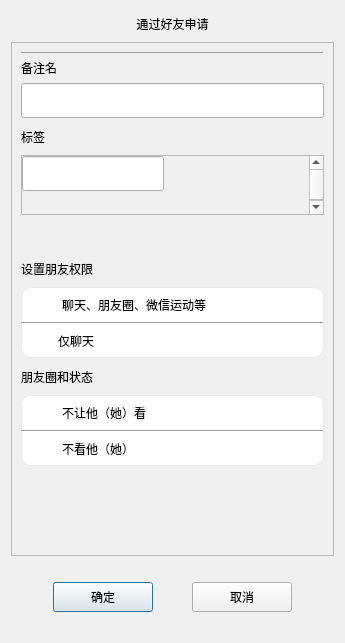
<?xml version="1.0" encoding="UTF-8"?>
<ui version="4.0">
 <class>AuthenFriendDialog</class>
 <widget class="QDialog" name="AuthenFriendDialog">
  <property name="geometry">
   <rect>
    <x>0</x>
    <y>0</y>
    <width>345</width>
    <height>643</height>
   </rect>
  </property>
  <property name="windowTitle">
   <string>Dialog</string>
  </property>
  <layout class="QVBoxLayout" name="verticalLayout">
   <item>
    <widget class="QLabel" name="apply_lb">
     <property name="minimumSize">
      <size>
       <width>0</width>
       <height>25</height>
      </size>
     </property>
     <property name="maximumSize">
      <size>
       <width>16777215</width>
       <height>25</height>
      </size>
     </property>
     <property name="text">
      <string>通过好友申请</string>
     </property>
     <property name="alignment">
      <set>Qt::AlignCenter</set>
     </property>
    </widget>
   </item>
   <item>
    <widget class="QScrollArea" name="scrollArea">
     <property name="minimumSize">
      <size>
       <width>0</width>
       <height>500</height>
      </size>
     </property>
     <property name="maximumSize">
      <size>
       <width>16777215</width>
       <height>16777215</height>
      </size>
     </property>
     <property name="widgetResizable">
      <bool>true</bool>
     </property>
     <widget class="QWidget" name="scrollcontent">
      <property name="geometry">
       <rect>
        <x>0</x>
        <y>0</y>
        <width>325</width>
        <height>498</height>
       </rect>
      </property>
      <layout class="QVBoxLayout" name="verticalLayout_2">
       <property name="spacing">
        <number>0</number>
       </property>
       <property name="leftMargin">
        <number>0</number>
       </property>
       <property name="topMargin">
        <number>0</number>
       </property>
       <property name="rightMargin">
        <number>0</number>
       </property>
       <property name="bottomMargin">
        <number>0</number>
       </property>
       <item>
        <widget class="QWidget" name="apply_wid" native="true">
         <layout class="QVBoxLayout" name="verticalLayout_3">
          <property name="topMargin">
           <number>9</number>
          </property>
          <property name="bottomMargin">
           <number>9</number>
          </property>
          <item>
           <widget class="Line" name="h_line">
            <property name="minimumSize">
             <size>
              <width>0</width>
              <height>1</height>
             </size>
            </property>
            <property name="maximumSize">
             <size>
              <width>16777215</width>
              <height>1</height>
             </size>
            </property>
            <property name="styleSheet">
             <string notr="true">background-color: rgb(234, 234, 234);</string>
            </property>
            <property name="frameShadow">
             <enum>QFrame::Raised</enum>
            </property>
            <property name="lineWidth">
             <number>1</number>
            </property>
            <property name="orientation">
             <enum>Qt::Horizontal</enum>
            </property>
           </widget>
          </item>
          <item>
           <widget class="QLabel" name="label_2">
            <property name="minimumSize">
             <size>
              <width>25</width>
              <height>0</height>
             </size>
            </property>
            <property name="maximumSize">
             <size>
              <width>16777215</width>
              <height>25</height>
             </size>
            </property>
            <property name="text">
             <string>备注名</string>
            </property>
           </widget>
          </item>
          <item>
           <widget class="CustomizeEdit" name="back_ed">
            <property name="minimumSize">
             <size>
              <width>0</width>
              <height>35</height>
             </size>
            </property>
            <property name="maximumSize">
             <size>
              <width>16777215</width>
              <height>35</height>
             </size>
            </property>
           </widget>
          </item>
          <item>
           <widget class="QLabel" name="label_3">
            <property name="minimumSize">
             <size>
              <width>0</width>
              <height>25</height>
             </size>
            </property>
            <property name="maximumSize">
             <size>
              <width>16777215</width>
              <height>25</height>
             </size>
            </property>
            <property name="text">
             <string>标签</string>
            </property>
           </widget>
          </item>
          <item>
           <widget class="QWidget" name="lb_group_wid" native="true">
            <property name="minimumSize">
             <size>
              <width>0</width>
              <height>95</height>
             </size>
            </property>
            <property name="maximumSize">
             <size>
              <width>16777215</width>
              <height>95</height>
             </size>
            </property>
            <layout class="QVBoxLayout" name="verticalLayout_4">
             <property name="spacing">
              <number>0</number>
             </property>
             <property name="leftMargin">
              <number>0</number>
             </property>
             <property name="topMargin">
              <number>0</number>
             </property>
             <property name="rightMargin">
              <number>0</number>
             </property>
             <property name="bottomMargin">
              <number>0</number>
             </property>
             <item>
              <widget class="QScrollArea" name="gridScrollArea">
               <property name="minimumSize">
                <size>
                 <width>0</width>
                 <height>60</height>
                </size>
               </property>
               <property name="maximumSize">
                <size>
                 <width>16777215</width>
                 <height>60</height>
                </size>
               </property>
               <property name="widgetResizable">
                <bool>true</bool>
               </property>
               <widget class="QWidget" name="grid_wid">
                <property name="geometry">
                 <rect>
                  <x>0</x>
                  <y>0</y>
                  <width>291</width>
                  <height>60</height>
                 </rect>
                </property>
                <property name="minimumSize">
                 <size>
                  <width>0</width>
                  <height>60</height>
                 </size>
                </property>
                <property name="maximumSize">
                 <size>
                  <width>16777215</width>
                  <height>60</height>
                 </size>
                </property>
                <widget class="CustomizeEdit" name="lb_ed">
                 <property name="geometry">
                  <rect>
                   <x>0</x>
                   <y>0</y>
                   <width>142</width>
                   <height>35</height>
                  </rect>
                 </property>
                 <property name="minimumSize">
                  <size>
                   <width>0</width>
                   <height>35</height>
                  </size>
                 </property>
                 <property name="maximumSize">
                  <size>
                   <width>16777215</width>
                   <height>35</height>
                  </size>
                 </property>
                </widget>
               </widget>
              </widget>
             </item>
             <item>
              <widget class="QWidget" name="input_tip_wid" native="true">
               <property name="minimumSize">
                <size>
                 <width>0</width>
                 <height>35</height>
                </size>
               </property>
               <property name="maximumSize">
                <size>
                 <width>16777215</width>
                 <height>35</height>
                </size>
               </property>
               <layout class="QHBoxLayout" name="horizontalLayout_2">
                <property name="spacing">
                 <number>0</number>
                </property>
                <property name="leftMargin">
                 <number>0</number>
                </property>
                <property name="topMargin">
                 <number>0</number>
                </property>
                <property name="rightMargin">
                 <number>0</number>
                </property>
                <property name="bottomMargin">
                 <number>0</number>
                </property>
                <item>
                 <widget class="ClickedOnceLabel" name="tip_lb">
                  <property name="minimumSize">
                   <size>
                    <width>0</width>
                    <height>35</height>
                   </size>
                  </property>
                  <property name="maximumSize">
                   <size>
                    <width>16777215</width>
                    <height>35</height>
                   </size>
                  </property>
                  <property name="text">
                   <string/>
                  </property>
                 </widget>
                </item>
               </layout>
              </widget>
             </item>
             <item>
              <spacer name="verticalSpacer_4">
               <property name="orientation">
                <enum>Qt::Vertical</enum>
               </property>
               <property name="sizeHint" stdset="0">
                <size>
                 <width>20</width>
                 <height>40</height>
                </size>
               </property>
              </spacer>
             </item>
            </layout>
           </widget>
          </item>
          <item>
           <widget class="QLabel" name="label_4">
            <property name="minimumSize">
             <size>
              <width>0</width>
              <height>25</height>
             </size>
            </property>
            <property name="maximumSize">
             <size>
              <width>16777215</width>
              <height>25</height>
             </size>
            </property>
            <property name="text">
             <string>设置朋友权限</string>
            </property>
           </widget>
          </item>
          <item>
           <widget class="QWidget" name="set_permi_wid" native="true">
            <property name="styleSheet">
             <string notr="true">#set_permi_wid
{
background-color: white;
border: 1px solid rgb(234, 234, 234);
border-radius: 10px;
}</string>
            </property>
            <layout class="QVBoxLayout" name="verticalLayout_6">
             <property name="spacing">
              <number>0</number>
             </property>
             <property name="leftMargin">
              <number>0</number>
             </property>
             <property name="topMargin">
              <number>0</number>
             </property>
             <property name="rightMargin">
              <number>0</number>
             </property>
             <property name="bottomMargin">
              <number>0</number>
             </property>
             <item>
              <widget class="QWidget" name="multiple_wid" native="true">
               <property name="minimumSize">
                <size>
                 <width>0</width>
                 <height>35</height>
                </size>
               </property>
               <property name="maximumSize">
                <size>
                 <width>16777215</width>
                 <height>35</height>
                </size>
               </property>
               <layout class="QHBoxLayout" name="horizontalLayout_3">
                <property name="spacing">
                 <number>9</number>
                </property>
                <property name="leftMargin">
                 <number>0</number>
                </property>
                <property name="topMargin">
                 <number>0</number>
                </property>
                <property name="rightMargin">
                 <number>0</number>
                </property>
                <property name="bottomMargin">
                 <number>0</number>
                </property>
                <item>
                 <widget class="QLabel" name="label_6">
                  <property name="minimumSize">
                   <size>
                    <width>32</width>
                    <height>32</height>
                   </size>
                  </property>
                  <property name="maximumSize">
                   <size>
                    <width>32</width>
                    <height>32</height>
                   </size>
                  </property>
                  <property name="text">
                   <string/>
                  </property>
                  <property name="pixmap">
                   <pixmap resource="pic.qrc">:/res/pic/朋友圈.png</pixmap>
                  </property>
                  <property name="scaledContents">
                   <bool>true</bool>
                  </property>
                 </widget>
                </item>
                <item>
                 <widget class="QLabel" name="label_7">
                  <property name="text">
                   <string>聊天、朋友圈、微信运动等</string>
                  </property>
                 </widget>
                </item>
                <item>
                 <widget class="QLabel" name="selected_multiple_lb">
                  <property name="minimumSize">
                   <size>
                    <width>32</width>
                    <height>32</height>
                   </size>
                  </property>
                  <property name="maximumSize">
                   <size>
                    <width>32</width>
                    <height>32</height>
                   </size>
                  </property>
                  <property name="text">
                   <string/>
                  </property>
                  <property name="scaledContents">
                   <bool>true</bool>
                  </property>
                 </widget>
                </item>
               </layout>
              </widget>
             </item>
             <item>
              <widget class="Line" name="line_2">
               <property name="minimumSize">
                <size>
                 <width>0</width>
                 <height>1</height>
                </size>
               </property>
               <property name="maximumSize">
                <size>
                 <width>16777215</width>
                 <height>1</height>
                </size>
               </property>
               <property name="styleSheet">
                <string notr="true">background-color: rgb(234, 234, 234);</string>
               </property>
               <property name="frameShadow">
                <enum>QFrame::Raised</enum>
               </property>
               <property name="lineWidth">
                <number>1</number>
               </property>
               <property name="orientation">
                <enum>Qt::Horizontal</enum>
               </property>
              </widget>
             </item>
             <item>
              <widget class="QWidget" name="chat_only_wid" native="true">
               <property name="minimumSize">
                <size>
                 <width>0</width>
                 <height>35</height>
                </size>
               </property>
               <property name="maximumSize">
                <size>
                 <width>16777215</width>
                 <height>35</height>
                </size>
               </property>
               <layout class="QHBoxLayout" name="horizontalLayout_4">
                <property name="spacing">
                 <number>9</number>
                </property>
                <property name="leftMargin">
                 <number>0</number>
                </property>
                <property name="topMargin">
                 <number>0</number>
                </property>
                <property name="rightMargin">
                 <number>0</number>
                </property>
                <property name="bottomMargin">
                 <number>0</number>
                </property>
                <item>
                 <widget class="QLabel" name="label_9">
                  <property name="minimumSize">
                   <size>
                    <width>28</width>
                    <height>28</height>
                   </size>
                  </property>
                  <property name="maximumSize">
                   <size>
                    <width>28</width>
                    <height>28</height>
                   </size>
                  </property>
                  <property name="text">
                   <string/>
                  </property>
                  <property name="pixmap">
                   <pixmap resource="pic.qrc">:/res/pic/chat_icon_hover.png</pixmap>
                  </property>
                  <property name="scaledContents">
                   <bool>true</bool>
                  </property>
                 </widget>
                </item>
                <item>
                 <widget class="QLabel" name="label_10">
                  <property name="text">
                   <string>仅聊天</string>
                  </property>
                 </widget>
                </item>
                <item>
                 <widget class="QLabel" name="selected_chat_only_lb">
                  <property name="minimumSize">
                   <size>
                    <width>32</width>
                    <height>32</height>
                   </size>
                  </property>
                  <property name="maximumSize">
                   <size>
                    <width>32</width>
                    <height>32</height>
                   </size>
                  </property>
                  <property name="text">
                   <string/>
                  </property>
                  <property name="scaledContents">
                   <bool>true</bool>
                  </property>
                 </widget>
                </item>
               </layout>
              </widget>
             </item>
            </layout>
           </widget>
          </item>
          <item>
           <widget class="QWidget" name="selected_permi_wid" native="true">
            <property name="styleSheet">
             <string notr="true"/>
            </property>
            <layout class="QVBoxLayout" name="verticalLayout_5">
             <property name="leftMargin">
              <number>0</number>
             </property>
             <property name="topMargin">
              <number>0</number>
             </property>
             <property name="rightMargin">
              <number>0</number>
             </property>
             <property name="bottomMargin">
              <number>0</number>
             </property>
             <item>
              <widget class="QLabel" name="label_5">
               <property name="minimumSize">
                <size>
                 <width>0</width>
                 <height>25</height>
                </size>
               </property>
               <property name="maximumSize">
                <size>
                 <width>16777215</width>
                 <height>25</height>
                </size>
               </property>
               <property name="text">
                <string>朋友圈和状态</string>
               </property>
              </widget>
             </item>
             <item>
              <widget class="QWidget" name="widget_3" native="true">
               <property name="styleSheet">
                <string notr="true">#widget_3
{
background-color: white;
border: 1px solid rgb(234, 234, 234);
border-radius: 10px;
}</string>
               </property>
               <layout class="QVBoxLayout" name="verticalLayout_7">
                <property name="spacing">
                 <number>0</number>
                </property>
                <property name="leftMargin">
                 <number>0</number>
                </property>
                <property name="topMargin">
                 <number>0</number>
                </property>
                <property name="rightMargin">
                 <number>0</number>
                </property>
                <property name="bottomMargin">
                 <number>0</number>
                </property>
                <item>
                 <widget class="QWidget" name="widget_6" native="true">
                  <property name="minimumSize">
                   <size>
                    <width>0</width>
                    <height>35</height>
                   </size>
                  </property>
                  <property name="maximumSize">
                   <size>
                    <width>16777215</width>
                    <height>35</height>
                   </size>
                  </property>
                  <layout class="QHBoxLayout" name="horizontalLayout_5">
                   <property name="spacing">
                    <number>9</number>
                   </property>
                   <property name="leftMargin">
                    <number>0</number>
                   </property>
                   <property name="topMargin">
                    <number>0</number>
                   </property>
                   <property name="rightMargin">
                    <number>0</number>
                   </property>
                   <property name="bottomMargin">
                    <number>0</number>
                   </property>
                   <item>
                    <widget class="QLabel" name="label_12">
                     <property name="minimumSize">
                      <size>
                       <width>32</width>
                       <height>32</height>
                      </size>
                     </property>
                     <property name="maximumSize">
                      <size>
                       <width>32</width>
                       <height>32</height>
                      </size>
                     </property>
                     <property name="text">
                      <string/>
                     </property>
                     <property name="pixmap">
                      <pixmap resource="pic.qrc">:/res/pic/权限.png</pixmap>
                     </property>
                     <property name="scaledContents">
                      <bool>true</bool>
                     </property>
                    </widget>
                   </item>
                   <item>
                    <widget class="QLabel" name="label_13">
                     <property name="text">
                      <string>不让他（她）看</string>
                     </property>
                    </widget>
                   </item>
                   <item>
                    <widget class="SlipButton" name="switch_1" native="true">
                     <property name="maximumSize">
                      <size>
                       <width>60</width>
                       <height>16777215</height>
                      </size>
                     </property>
                    </widget>
                   </item>
                  </layout>
                 </widget>
                </item>
                <item>
                 <widget class="Line" name="line_3">
                  <property name="minimumSize">
                   <size>
                    <width>0</width>
                    <height>1</height>
                   </size>
                  </property>
                  <property name="maximumSize">
                   <size>
                    <width>16777215</width>
                    <height>1</height>
                   </size>
                  </property>
                  <property name="styleSheet">
                   <string notr="true">background-color: rgb(234, 234, 234);</string>
                  </property>
                  <property name="frameShadow">
                   <enum>QFrame::Raised</enum>
                  </property>
                  <property name="lineWidth">
                   <number>1</number>
                  </property>
                  <property name="orientation">
                   <enum>Qt::Horizontal</enum>
                  </property>
                 </widget>
                </item>
                <item>
                 <widget class="QWidget" name="widget_7" native="true">
                  <property name="minimumSize">
                   <size>
                    <width>0</width>
                    <height>35</height>
                   </size>
                  </property>
                  <property name="maximumSize">
                   <size>
                    <width>16777215</width>
                    <height>35</height>
                   </size>
                  </property>
                  <layout class="QHBoxLayout" name="horizontalLayout_6">
                   <property name="spacing">
                    <number>9</number>
                   </property>
                   <property name="leftMargin">
                    <number>0</number>
                   </property>
                   <property name="topMargin">
                    <number>0</number>
                   </property>
                   <property name="rightMargin">
                    <number>0</number>
                   </property>
                   <property name="bottomMargin">
                    <number>0</number>
                   </property>
                   <item>
                    <widget class="QLabel" name="label_15">
                     <property name="minimumSize">
                      <size>
                       <width>32</width>
                       <height>32</height>
                      </size>
                     </property>
                     <property name="maximumSize">
                      <size>
                       <width>32</width>
                       <height>32</height>
                      </size>
                     </property>
                     <property name="text">
                      <string/>
                     </property>
                     <property name="pixmap">
                      <pixmap resource="pic.qrc">:/res/pic/眼睛.png</pixmap>
                     </property>
                     <property name="scaledContents">
                      <bool>true</bool>
                     </property>
                    </widget>
                   </item>
                   <item>
                    <widget class="QLabel" name="label_14">
                     <property name="text">
                      <string>不看他（她）</string>
                     </property>
                    </widget>
                   </item>
                   <item>
                    <widget class="SlipButton" name="switch_2" native="true">
                     <property name="maximumSize">
                      <size>
                       <width>60</width>
                       <height>16777215</height>
                      </size>
                     </property>
                    </widget>
                   </item>
                  </layout>
                 </widget>
                </item>
               </layout>
              </widget>
             </item>
            </layout>
           </widget>
          </item>
          <item>
           <spacer name="verticalSpacer_3">
            <property name="orientation">
             <enum>Qt::Vertical</enum>
            </property>
            <property name="sizeType">
             <enum>QSizePolicy::Expanding</enum>
            </property>
            <property name="sizeHint" stdset="0">
             <size>
              <width>20</width>
              <height>30</height>
             </size>
            </property>
           </spacer>
          </item>
         </layout>
        </widget>
       </item>
      </layout>
     </widget>
    </widget>
   </item>
   <item>
    <spacer name="verticalSpacer_2">
     <property name="orientation">
      <enum>Qt::Vertical</enum>
     </property>
     <property name="sizeType">
      <enum>QSizePolicy::Fixed</enum>
     </property>
     <property name="sizeHint" stdset="0">
      <size>
       <width>20</width>
       <height>10</height>
      </size>
     </property>
    </spacer>
   </item>
   <item>
    <widget class="QWidget" name="apply_sure_wid" native="true">
     <property name="minimumSize">
      <size>
       <width>0</width>
       <height>50</height>
      </size>
     </property>
     <property name="maximumSize">
      <size>
       <width>16777215</width>
       <height>16777215</height>
      </size>
     </property>
     <layout class="QHBoxLayout" name="horizontalLayout">
      <item>
       <widget class="ClickedBtn" name="sure_btn">
        <property name="minimumSize">
         <size>
          <width>100</width>
          <height>30</height>
         </size>
        </property>
        <property name="maximumSize">
         <size>
          <width>100</width>
          <height>30</height>
         </size>
        </property>
        <property name="text">
         <string>确定</string>
        </property>
       </widget>
      </item>
      <item>
       <widget class="ClickedBtn" name="cancel_btn">
        <property name="minimumSize">
         <size>
          <width>100</width>
          <height>30</height>
         </size>
        </property>
        <property name="maximumSize">
         <size>
          <width>100</width>
          <height>30</height>
         </size>
        </property>
        <property name="text">
         <string>取消</string>
        </property>
       </widget>
      </item>
     </layout>
    </widget>
   </item>
   <item>
    <spacer name="verticalSpacer">
     <property name="orientation">
      <enum>Qt::Vertical</enum>
     </property>
     <property name="sizeType">
      <enum>QSizePolicy::Fixed</enum>
     </property>
     <property name="sizeHint" stdset="0">
      <size>
       <width>10</width>
       <height>10</height>
      </size>
     </property>
    </spacer>
   </item>
  </layout>
 </widget>
 <customwidgets>
  <customwidget>
   <class>ClickedBtn</class>
   <extends>QPushButton</extends>
   <header location="global">clicked_btn.h</header>
  </customwidget>
  <customwidget>
   <class>CustomizeEdit</class>
   <extends>QLineEdit</extends>
   <header location="global">customize_edit.h</header>
  </customwidget>
  <customwidget>
   <class>ClickedOnceLabel</class>
   <extends>QLabel</extends>
   <header location="global">clicked_once_label.h</header>
  </customwidget>
  <customwidget>
   <class>SlipButton</class>
   <extends>QWidget</extends>
   <header>slip_button.h</header>
   <container>1</container>
  </customwidget>
 </customwidgets>
 <resources>
  <include location="pic.qrc"/>
 </resources>
 <connections/>
</ui>
